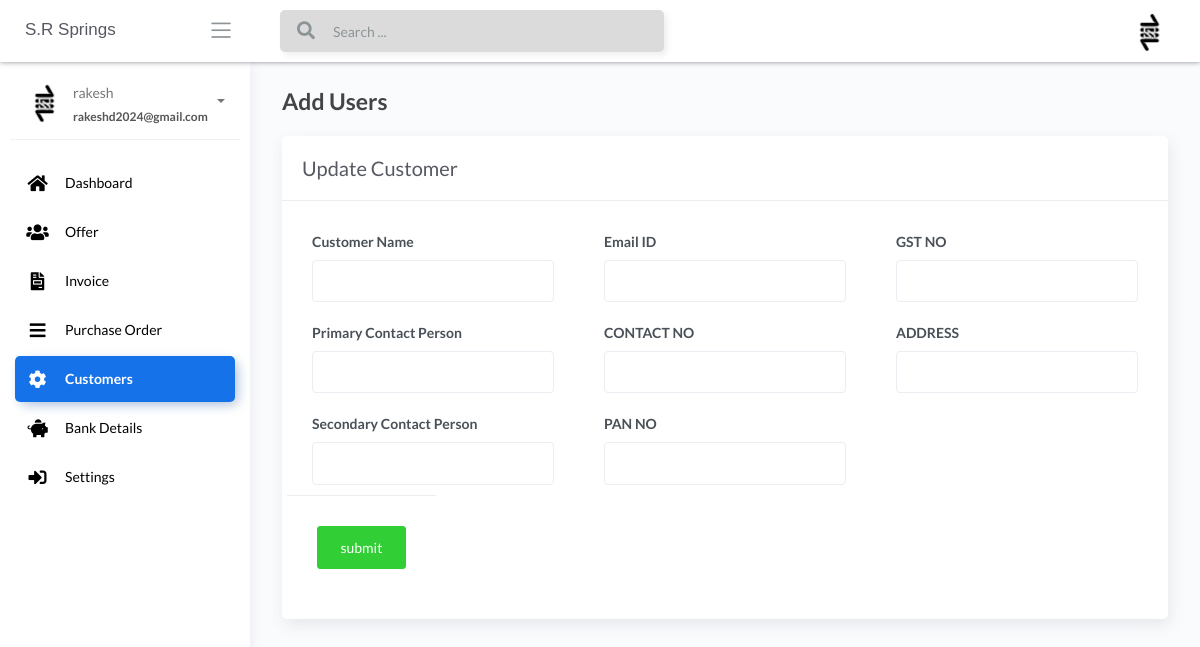
Before: /1/editcustomer (signed in) with the older database file.
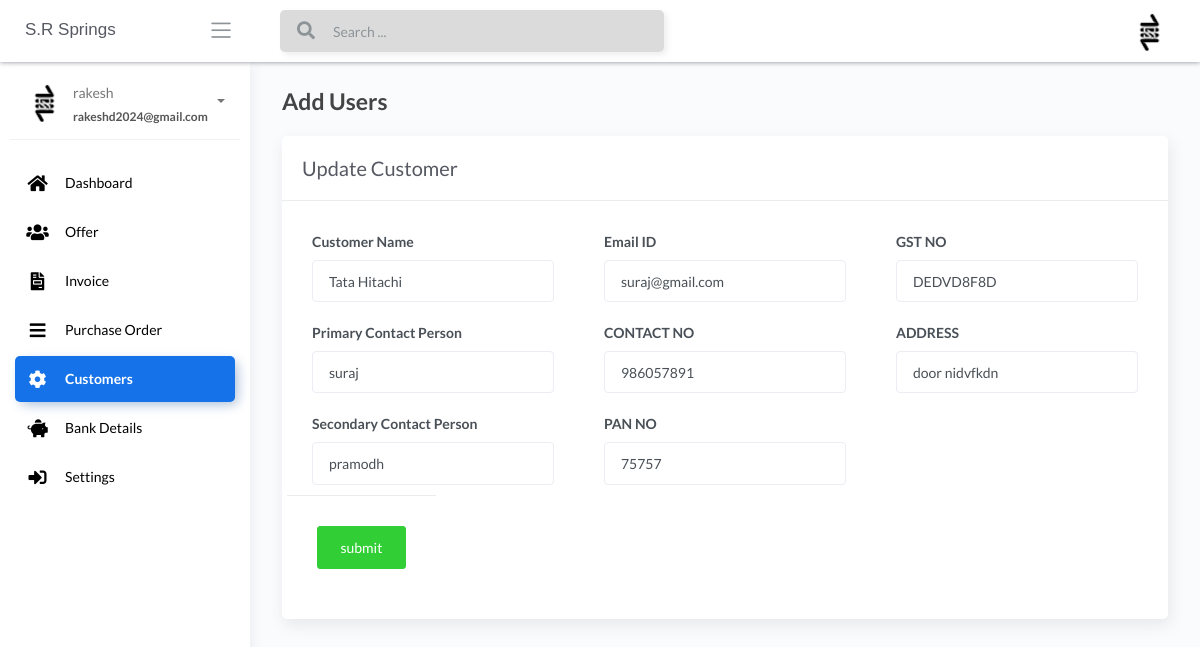
After: the same page with the newer database file.
### apps/home/models.py (models this page shows, shortened)
class CustomerMaster(db.Model):
    __tablename__ = "customermaster"
    id = db.Column(db.Integer, primary_key=True)
    customer_name = db.Column(db.String())
    primary_contact_name = db.Column(db.String())
    secondary_contact_name = db.Column(db.String())
    email_id = db.Column(db.String())
    contact_number = db.Column(db.INT())
    pan_number = db.Column(db.String())
    gst_number = db.Column(db.String())
    address = db.Column(db.String())

### apps/home/routes.py (the view, shortened to what this page needs)
@blueprint.route('/<int:id>/editcustomer', methods=['GET', 'POST'])
@login_required
def update(id):
    user = CustomerMaster.query.filter_by(id=id).first()
    return render_template('home/updatecustomer.html', user=user, segment='Customer-masters')

### apps/__init__.py (called while the page is built)
def configure_database(app):
    @app.before_first_request
    def initialize_database():
        db.create_all()
    @app.teardown_request
    def shutdown_session(exception=None):
        db.session.remove()

### apps/authentication/models.py (called while the page is built)
@login_manager.user_loader
def user_loader(id):
    return Users.query.filter_by(id=id).first()

### apps/templates/home/updatecustomer.html (shortened to what this page needs)
{% extends "layouts/base.html" %}
{% block content %}
<div class="content">
	<div class="page-inner">
		<div class="page-header">
			<h4 class="page-title">Add Users</h4>
		</div>
		<div class="row">
			<div class="col-md-12">
				<div class="card">
					<div class="card-header">
						<div class="card-title">Update Customer</div>
					</div>
					<form action='' method="POST">
						<div class="card-body">
							<div class="row">
								<div class="col-md-6 col-lg-4">
									<div class="form-group">
										<tr>
											<label>Customer Name</label>
											<td><input type="text" name="customer_name" value="{{user.customer_name}}"
													autocomplete="new-password" class="form-control" /></td>
										</tr>
									</div>
									<div class="form-group">
										<tr>
											<label>Primary Contact Person</label>
											<td><input type="text" name="primary_contact_name"
													autocomplete="new-password" value="{{user.primary_contact_name}}"
													class="form-control" /></td>
										</tr>
									</div>
									<div class="form-group">
										<tr>
											<label>Secondary Contact Person</label>
											<td><input type="text" autocomplete="new-password"
													name="secondary_contact_name"
													value="{{user.secondary_contact_name}}" class="form-control" /></td>
										</tr>
									</div>
								</div>
								<div class="col-md-6 col-lg-4">
									<div class="form-group">
										<tr>
											<label>Email ID</label>
											<td><input type="text" name="email_id" autocomplete="new-password"
													value="{{user.email_id}}" class="form-control" /></td>
										</tr>
									</div>
									<div class="form-group">
										<tr>
											<label>CONTACT NO</label>
											<td><input type="text" name="contact_number" autocomplete="new-password"
													value="{{user.contact_number}}" class="form-control" /></td>
										</tr>
									</div>
									<div class="form-group">
										<tr>
											<label>PAN NO</label>
											<td><input type="text" name="pan_number" autocomplete="new-password"
													value="{{user.pan_number}}" class="form-control" /></td>
										</tr>
									</div>
								</div>
								<div class="col-md-6 col-lg-4">
									<div class="form-group">
										<tr>
											<label>GST NO</label>
											<td><input type="text" name="gst_number" autocomplete="new-password"
													value="{{user.gst_number}}" class="form-control" /></td>
										</tr>
									</div>
									<div class="form-group">
										<tr>
											<label>ADDRESS</label>
											<td><input type="text" name="address" autocomplete="new-password"
													value="{{user.address}}" class="form-control" /></td>
										</tr>
									</div>
								</div>
								<div class="card-action">
									<tr>
										<td colspan="3">
											<input type="submit" name="submit" autocomplete="new-password"
												value="submit" class="btn btn-success">
										</td>
									</tr>
								</div>
							</div>
						</div>
					</form>
				</div>
			</div>
		</div>
	</div>
</div>
{% endblock content %}

Changed rows visible on the page:
added CustomerMaster: customer_name "Tata Hitachi", primary_contact_name "suraj", secondary_contact_name "pramodh", email_id "suraj@gmail.com", contact_number "986057891", pan_number "75757", gst_number "DEDVD8F8D", address "door nidvfkdn"
